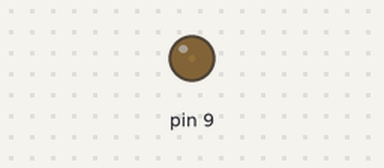
Recording of a sketch running on a simulated Arduino Uno, built with avr-gcc and run on an emulated ATmega328P. On the bench: output pins drawn as LEDs (lit = HIGH). What the sketch prints to the serial monitor is not drawn.

Above: at 0.05 s.
At 0.65 s:
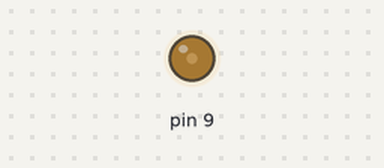
At 1.3 s:
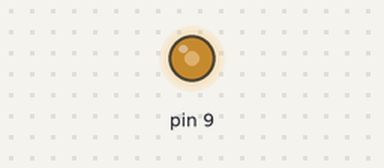
At 2.6 s:
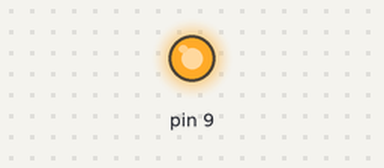
Timing chart, 0 to 6.0 s (numbered marks = the images above):
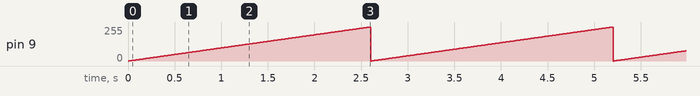

The sketch:

main.ino
```cpp
byte LEDBrightness = 0;

void setup()
{
    pinMode(9,OUTPUT);

    Serial.begin(9600);
}

void loop()
{
    analogWrite(9,LEDBrightness);

    Serial.println(LEDBrightness);

    LEDBrightness++; //increment LEDBrightness

    delay(10);

}
```

Measured:
- by itself, pin 9: ramps from 0/255 to 255/255 and jumps back, once every 2.6 s
